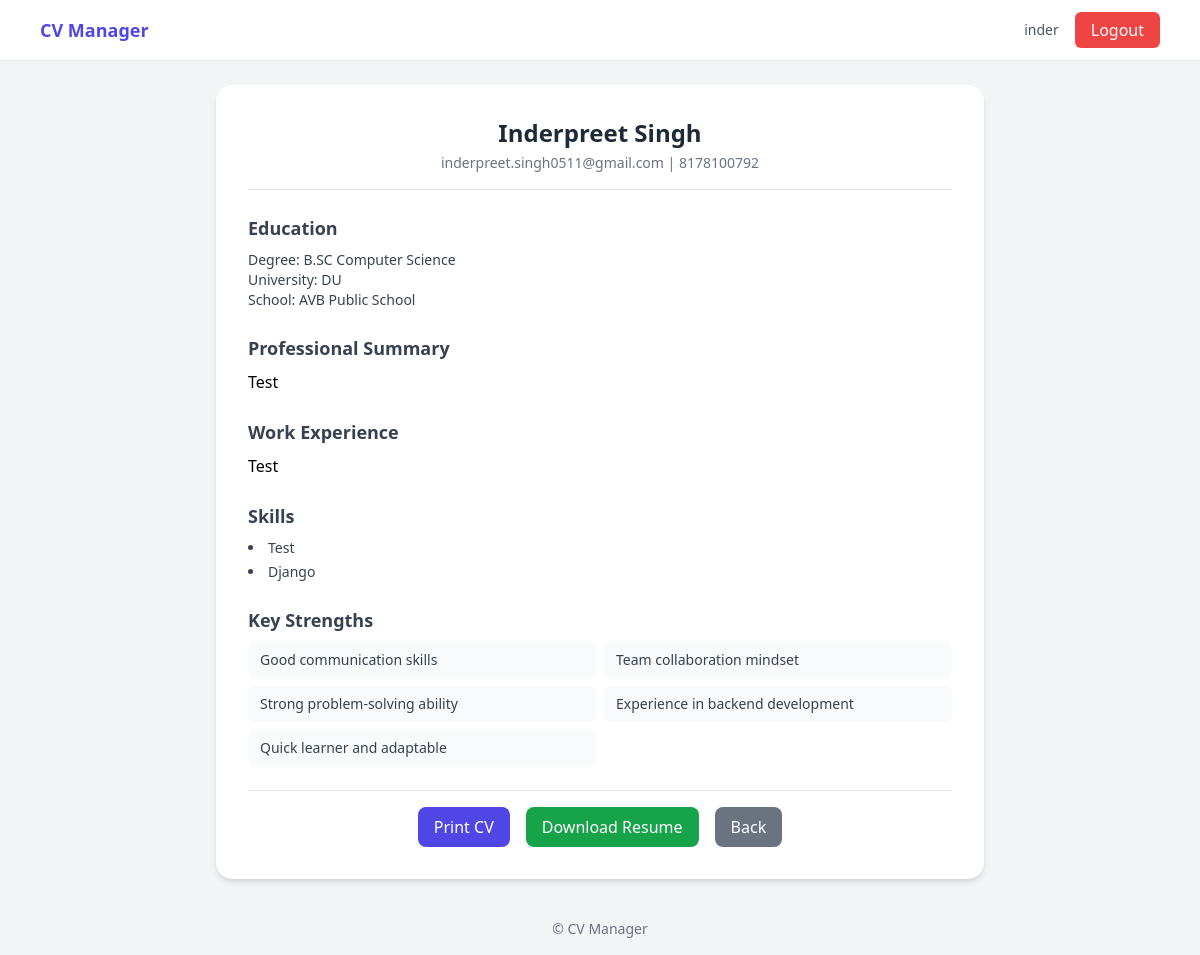
Page /6/ (signed in) on the committed database.
### myapp/models.py (models this page shows)
class Profile(models.Model):
    user=models.ForeignKey(User,on_delete=models.CASCADE)
    name=models.CharField(max_length=100)
    email=models.CharField(max_length=100)
    phone=models.CharField(max_length=100)
    degree=models.CharField(max_length=50)
    school=models.CharField(max_length=50)
    university=models.CharField(max_length=50)
    summary=models.TextField()
    previous_work=models.TextField()
    skills=models.TextField()
    created_at=models.DateTimeField(auto_now_add=True)

### myapp/views.py (the view)
# urls.py: path('<int:pk>/',resume,name='resume'),
@login_required
def resume(request, pk):
    profile = get_object_or_404(Profile, pk=pk, user=request.user)
    skills_list,strengths=get_skills_and_strengths(profile.skills)
    return render(request, 'myapp/resume.html', {
        'profile': profile,
        'skills_list': skills_list,
        'strengths':strengths
    })

### myapp/utils.py (called while the page is built)
def get_skills_and_strengths(skills_string):
    skills_list = [skill.strip().title() for skill in skills_string.split(',')]
    skill_map = {
        "Python": "Can build reliable programs using Python",
        "Django": "Experience in backend development",
        "Html": "Good understanding of web fundamentals",
        "Css": "Ability to design clean user interfaces",
        "Javascript": "Can build interactive web applications",
        "Java": "Object-oriented programming knowledge",
        "Sql": "Database management skills",
    }
    strengths = [skill_map[skill] for skill in skills_list if skill in skill_map]
    strengths.extend([
        "Strong problem-solving ability",
        "Quick learner and adaptable",
        "Good communication skills",
        "Team collaboration mindset",
    ])
    return skills_list, list(set(strengths))

### myapp/templates/myapp/resume.html (shortened to what this page needs)
{% extends 'myapp/base.html' %}
{% block content %}
<div class="max-w-3xl mx-auto bg-white shadow-md rounded-2xl p-8">
    <div class="text-center border-b pb-4 mb-6">
        <h1 class="text-2xl font-semibold text-gray-800">
            {{ profile.name }}
        </h1>
        <p class="text-sm text-gray-500 mt-1">
            {{ profile.email }} | {{ profile.phone }}
        </p>
    </div>
    <div class="mb-6">
        <h2 class="text-lg font-semibold text-gray-700 mb-2">Education</h2>
        <p class="text-sm text-gray-700">
            <span class="font-medium">Degree:</span> {{ profile.degree }}<br>
            <span class="font-medium">University:</span> {{ profile.university }}<br>
            <span class="font-medium">School:</span> {{ profile.school }}
        </p>
    </div>
    <div class="mb-6">
        <h2 class="text-lg font-semibold text-gray-700 mb-2">Professional Summary</h2>
        <p class="text-sm text-gray-700 leading-relaxed">
            {{ profile.summary|linebreaks }}
        </p>
    </div>
    <div class="mb-6">
        <h2 class="text-lg font-semibold text-gray-700 mb-2">Work Experience</h2>
        <p class="text-sm text-gray-700 leading-relaxed">
            {{ profile.previous_work|linebreaks }}
        </p>
    </div>
    <div class="mb-6">
        <h2 class="text-lg font-semibold text-gray-700 mb-2">Skills</h2>
        <ul class="list-disc list-inside text-sm text-gray-700 space-y-1">
            {% for skill in skills_list %}
                <li>{{ skill }}</li>
            {% endfor %}
        </ul>
    </div>
    <div class="mb-6">
    <h2 class="text-lg font-semibold text-gray-700 mb-2">Key Strengths</h2>
    <ul class="grid grid-cols-1 sm:grid-cols-2 gap-2 text-sm text-gray-700">
        {% for strength in strengths %}
            <li class="bg-gray-50 px-3 py-2 rounded-md">
                {{ strength }}
            </li>
        {% endfor %}
    </ul>
</div>
    <div class="flex justify-center gap-4 pt-4 border-t">
        <button onclick="window.print()"
            class="bg-indigo-600 text-white px-4 py-2 rounded-lg hover:bg-indigo-700">
            Print CV
        </button>
        <a href="{% url 'download_resume' profile.id %}"
           class="bg-green-600 text-white px-4 py-2 rounded-lg hover:bg-green-700">
            Download Resume
        </a>
        <a href="{% url 'home' %}"
           class="bg-gray-500 text-white px-4 py-2 rounded-lg hover:bg-gray-600">
            Back
        </a>
    </div>
</div>
{% endblock %}

### myapp/templates/myapp/base.html (shortened to what this page needs)
{% load static %}
<!DOCTYPE html>
<html lang="en">
<head>
    <script src="https://cdn.tailwindcss.com"></script>
</head>
<body class="bg-gray-100 min-h-screen flex flex-col">
    <nav class="bg-white border-b">
        <div class="max-w-6xl mx-auto px-4 py-3 flex justify-between items-center">
            <a href="{% url 'home' %}" class="text-lg font-semibold text-indigo-600">
                CV Manager
            </a>
            <div class="flex items-center gap-4">
                {% if user.is_authenticated %}
                    <span class="text-sm text-gray-600 hidden sm:block">
                        {{ user.username }}
                    </span>
                    <form method="POST" action="{% url 'logout' %}">
                        <button class="bg-red-500 text-white px-4 py-1.5 rounded-md hover:bg-red-600">
                            Logout
                        </button>
                    </form>
                {% endif %}
            </div>
        </div>
    </nav>
    <main class="flex-grow">
        <div class="max-w-6xl mx-auto px-4 py-6">
            {% block content %}{% endblock %}
        </div>
    </main>
    <footer class="text-center text-gray-500 text-sm py-4">
        © CV Manager
    </footer>
</body>
</html>

### rows in the picture
Profile: name "Inderpreet Singh", email "inderpreet.singh0511@gmail.com", phone "8178100792", degree "B.SC Computer Science", university "DU", school "AVB Public School", summary "Test", previous_work "Test"

### other values in the picture
{{ user.username }} "inder"
{{ skill }} "Test" "Django"
{{ strength }} "Good communication skills" "Team collaboration mindset" "Strong problem-solving ability" "Experience in backend development" "Quick learner and adaptable"
